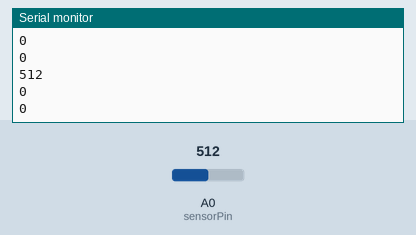
Simulated run of this sketch. Board: Arduino Uno, built with avr-gcc and run on an emulated ATmega328P. Parts: the last lines printed to the serial monitor. The test bench sets the inputs (shaded band); at power-on: A0 (sensorPin) = 512.

Above: at 1.2 s.
1.3 s: A0 (sensorPin) set to 716
At 1.32 s:
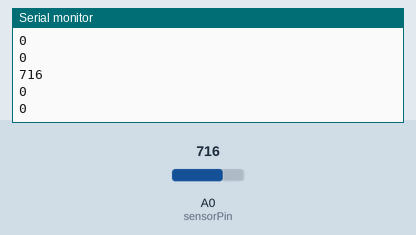
2.8 s: A0 (sensorPin) set to 900
At 2.82 s:
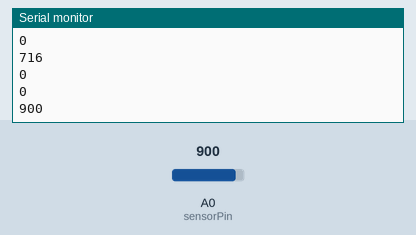
Timing chart, 0 to 5.8 s (numbered marks = the images above; inputs shaded):
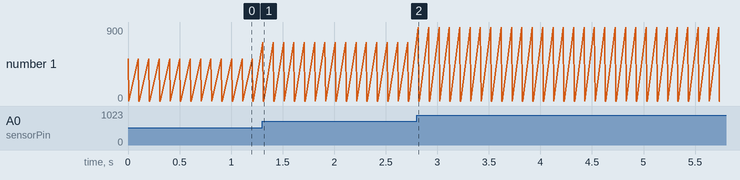

Measured:
- after the input at 1.3 s, the serial monitor: prints a new line at once (image 1)
- after the input at 2.8 s, the serial monitor: prints a new line at once (image 2)

The sketch:

BiLumni.ino
```cpp
//Biosensors week 1
//Bi lumni team

// 18/01/17
// Arduino code for LDR sensors


int sensorPin = A0; // select the input pin for ldr
int sensorValue = 0; // variable to store the value coming from the sensor
int Lux = 0; // variable to store the Lux
void setup() {
  Serial.begin(9600); //sets serial port for communication
}
void loop() {
  sensorValue = analogRead(sensorPin); // read the value from the sensor
  Serial.println(sensorValue); //prints the values coming from the sensor on the screen
  Lux=(2500/((sensorValue*0.0048828125)-500))/10;
  Serial.println(Lux);
  Serial.println(Lux);
  delay(100);
}

// Code largely inspired by : https://diyhacking.com/arduino-ldr-sensor/
```
